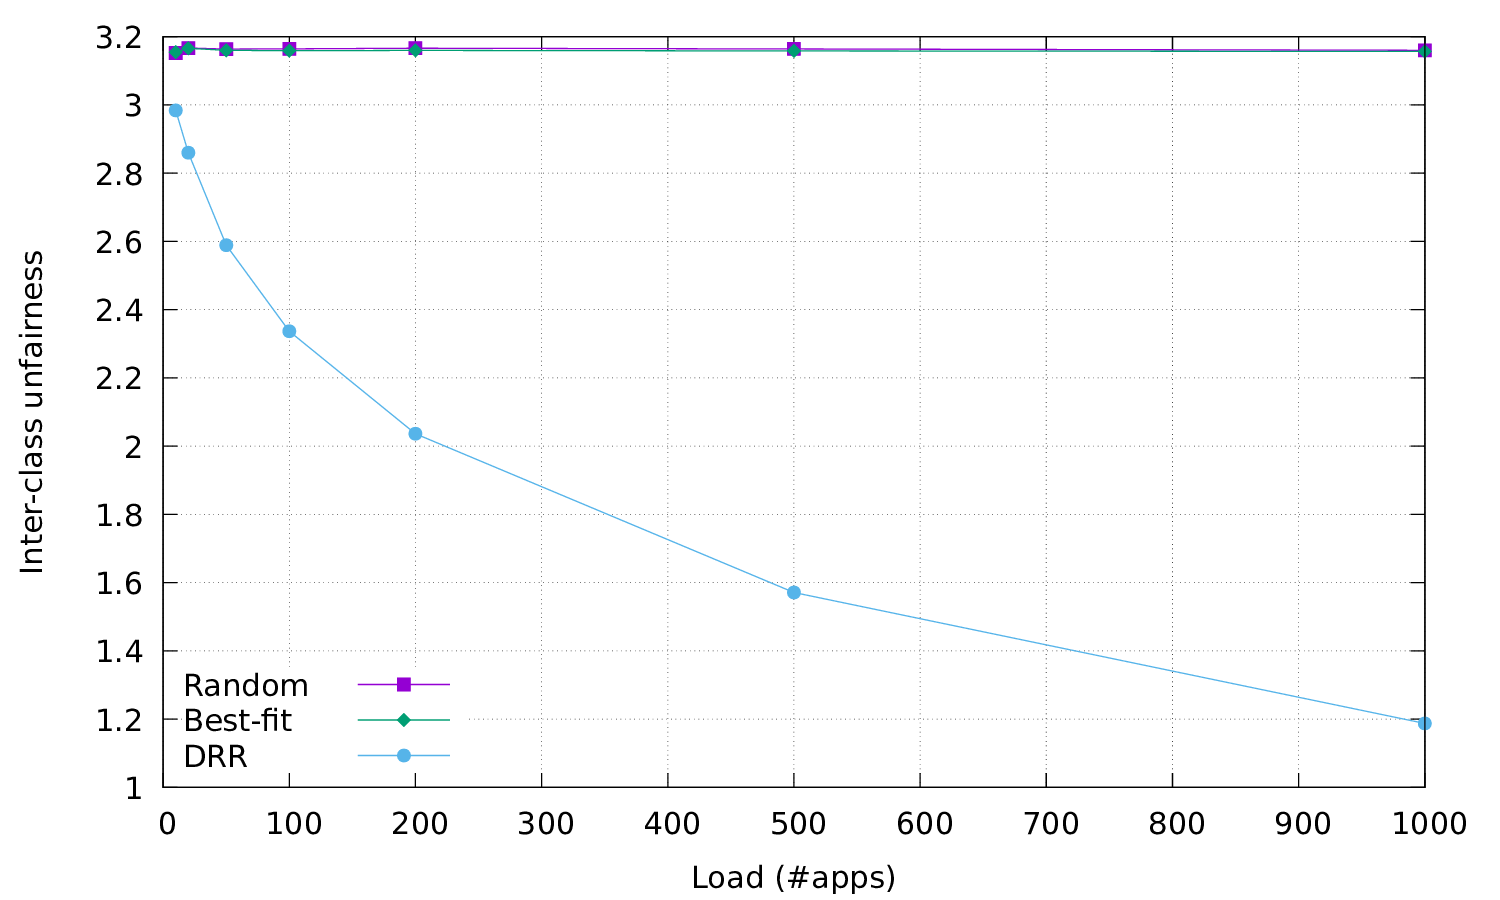

Here is the gnuplot script that generated this plot:
#!/usr/bin/gnuplot -persist
#
#    
#    	G N U P L O T
#    	Version 5.2 patchlevel 2    last modified 2017-11-01 
#    
#    	Copyright (C) 1986-1993, 1998, 2004, 2007-2017
#    	Thomas Williams, Colin Kelley and many others
#    
#    	gnuplot home:     http://www.gnuplot.info
#    	faq, bugs, etc:   type "help FAQ"
#    	immediate help:   type "help"  (plot window: hit 'h')
# set terminal x11  nopersist enhanced size 960,400  position 0,0 
# set output
unset clip points
set clip one
unset clip two
set errorbars front 1.000000 
set border 31 front lt black linewidth 1.000 dashtype solid
set zdata 
set ydata 
set xdata 
set y2data 
set x2data 
set boxwidth
set style fill  empty border
set style rectangle back fc  bgnd fillstyle   solid 1.00 border lt -1
set style circle radius graph 0.02 
set style ellipse size graph 0.05, 0.03 angle 0 units xy
set dummy x, y
set format x "% h" 
set format y "% h" 
set format x2 "% h" 
set format y2 "% h" 
set format z "% h" 
set format cb "% h" 
set format r "% h" 
set ttics format "% h"
set timefmt "%d/%m/%y,%H:%M"
set angles radians
set tics back
set grid nopolar
set grid xtics nomxtics ytics nomytics noztics nomztics nortics nomrtics \
 nox2tics nomx2tics noy2tics nomy2tics nocbtics nomcbtics
set grid layerdefault   lt 0 linecolor 0 linewidth 0.500,  lt 0 linecolor 0 linewidth 0.500
unset raxis
set theta counterclockwise right
set style parallel front  lt black linewidth 2.000 dashtype solid
set key title "" center
set key fixed bottom left vertical Left noreverse enhanced autotitle nobox
set key noinvert samplen 4 spacing 1 width 0 height 0 
set key maxcolumns 0 maxrows 0
set key noopaque
unset label
unset arrow
set style increment default
unset style line
unset style arrow
set style histogram clustered gap 2 title textcolor lt -1
unset object
set style textbox transparent margins  1.0,  1.0 border  lt -1 linewidth  1.0
set offsets 0, 0, 0, 0
set pointsize 1
set pointintervalbox 1
set encoding default
unset polar
unset parametric
unset decimalsign
unset micro
unset minussign
set view 60, 30, 1, 1
set view azimuth 0
set rgbmax 255
set samples 100, 100
set isosamples 10, 10
set surface 
unset contour
set cntrlabel  format '%8.3g' font '' start 5 interval 20
set mapping cartesian
set datafile separator whitespace
unset hidden3d
set cntrparam order 4
set cntrparam linear
set cntrparam levels auto 5
set cntrparam points 5
set size ratio 0 1,1
set origin 0,0
set style data points
set style function lines
unset xzeroaxis
unset yzeroaxis
unset zzeroaxis
unset x2zeroaxis
unset y2zeroaxis
set xyplane relative 0.5
set tics scale  1, 0.5, 1, 1, 1
set mxtics default
set mytics default
set mztics default
set mx2tics default
set my2tics default
set mcbtics default
set mrtics default
set nomttics
set xtics border in scale 1,0.5 mirror norotate  autojustify
set xtics  norangelimit autofreq 
set ytics border in scale 1,0.5 mirror norotate  autojustify
set ytics  norangelimit autofreq 
set ztics border in scale 1,0.5 nomirror norotate  autojustify
set ztics  norangelimit autofreq 
unset x2tics
unset y2tics
set cbtics border in scale 1,0.5 mirror norotate  autojustify
set cbtics  norangelimit autofreq 
set rtics axis in scale 1,0.5 nomirror norotate  autojustify
set rtics  norangelimit autofreq 
unset ttics
set title "" 
set title  font "" norotate
set timestamp bottom 
set timestamp "" 
set timestamp  font "" norotate
set trange [ * : * ] noreverse nowriteback
set urange [ * : * ] noreverse nowriteback
set vrange [ * : * ] noreverse nowriteback
set xlabel "Load (#apps)" 
set xlabel  font "" textcolor lt -1 norotate
set x2label "" 
set x2label  font "" textcolor lt -1 norotate
set xrange [ * : * ] noreverse nowriteback
set x2range [ * : * ] noreverse nowriteback
set ylabel "Inter-class unfairness"
set ylabel  font "" textcolor lt -1 rotate
set y2label "" 
set y2label  font "" textcolor lt -1 rotate
set yrange [ * : * ] noreverse nowriteback
set y2range [ * : * ] noreverse nowriteback
set zlabel "" 
set zlabel  font "" textcolor lt -1 norotate
set zrange [ * : * ] noreverse nowriteback
set cblabel "" 
set cblabel  font "" textcolor lt -1 rotate
set cbrange [ * : * ] noreverse nowriteback
set rlabel "" 
set rlabel  font "" textcolor lt -1 norotate
set rrange [ * : * ] noreverse nowriteback
unset logscale
unset jitter
set zero 1e-08
set lmargin  -1
set bmargin  -1
set rmargin  -1
set tmargin  -1
set locale "en_US.UTF-8"
set pm3d explicit at s
set pm3d scansautomatic
set pm3d interpolate 1,1 flush begin noftriangles noborder corners2color mean
set pm3d nolighting
set palette positive nops_allcF maxcolors 0 gamma 1.5 color model RGB 
set palette rgbformulae 7, 5, 15
set colorbox default
set colorbox vertical origin screen 0.9, 0.2 size screen 0.05, 0.6 front  noinvert bdefault
set style boxplot candles range  1.50 outliers pt 7 separation 1 labels auto unsorted
set loadpath 
set fontpath 
set psdir
set fit brief errorvariables nocovariancevariables errorscaling prescale nowrap v5
GNUTERM = "wxt"
## Last datafile plotted: "< paste ../post/netrate-*-sparse-random.dat"
plot \
  '< paste ../post/netrate-*-sparse-random.dat'  u 1:(sqrt((($5/$2)-2)**2+(($8/$2)-4)**2)) w lp pt 5  lt 1 title "Random",\
  '< paste ../post/netrate-*-sparse-bestfit.dat' u 1:(sqrt((($5/$2)-2)**2+(($8/$2)-4)**2)) w lp pt 13 lt 2 title "Best-fit",\
  '< paste ../post/netrate-*-sparse-drr.dat   '  u 1:(sqrt((($5/$2)-2)**2+(($8/$2)-4)**2)) w lp pt 7  lt 3 title "DRR"
